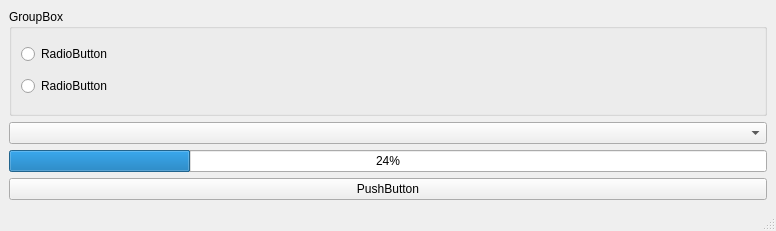
<?xml version="1.0" encoding="UTF-8"?>
<ui version="4.0">
 <class>MainWindow</class>
 <widget class="QMainWindow" name="MainWindow">
  <property name="geometry">
   <rect>
    <x>0</x>
    <y>0</y>
    <width>776</width>
    <height>231</height>
   </rect>
  </property>
  <property name="windowTitle">
   <string>MainWindow</string>
  </property>
  <widget class="QWidget" name="centralwidget">
   <layout class="QVBoxLayout" name="verticalLayout">
    <item>
     <widget class="QGroupBox" name="groupBox">
      <property name="title">
       <string>GroupBox</string>
      </property>
      <layout class="QVBoxLayout" name="verticalLayout_2">
       <item>
        <widget class="QRadioButton" name="rb_1">
         <property name="text">
          <string>RadioButton</string>
         </property>
        </widget>
       </item>
       <item>
        <widget class="QRadioButton" name="rb_2">
         <property name="text">
          <string>RadioButton</string>
         </property>
        </widget>
       </item>
      </layout>
     </widget>
    </item>
    <item>
     <widget class="QComboBox" name="cb_Box"/>
    </item>
    <item>
     <widget class="QProgressBar" name="prBar_Bar">
      <property name="value">
       <number>24</number>
      </property>
     </widget>
    </item>
    <item>
     <widget class="QPushButton" name="pb_Batton">
      <property name="text">
       <string>PushButton</string>
      </property>
     </widget>
    </item>
   </layout>
  </widget>
  <widget class="QMenuBar" name="menubar">
   <property name="geometry">
    <rect>
     <x>0</x>
     <y>0</y>
     <width>776</width>
     <height>22</height>
    </rect>
   </property>
  </widget>
  <widget class="QStatusBar" name="statusbar"/>
 </widget>
 <resources/>
 <connections/>
</ui>
